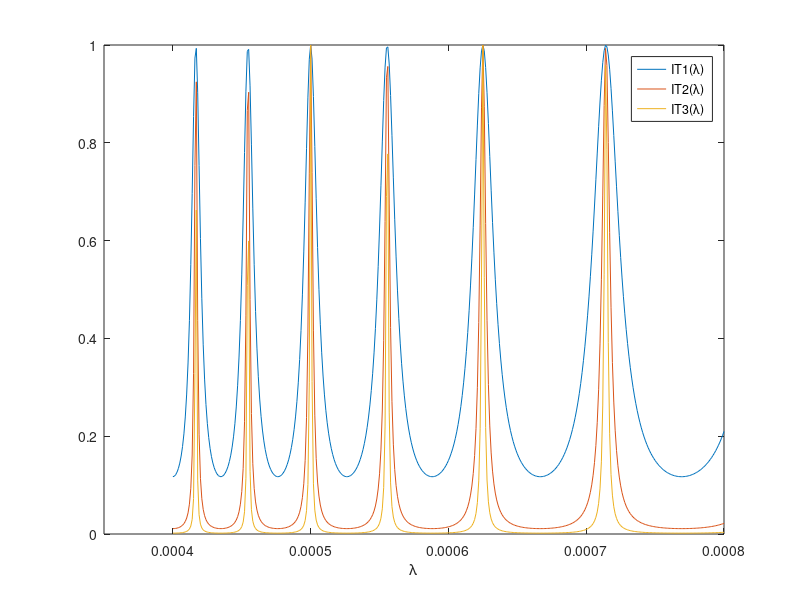

The MATLAB script that drew this image:
% I17FABRYLS

% Fabry-Perot Transmission depending on wavelength. 
% ?ormal incidence. Parameters: reflection coefficient, thickness D, refractive index.
% All length in mm.
% See for global definition.The finess ?g/2 is ?/ ??.
function I17FABRYLS;
% Delta = 2*pi/Lamda   2D (n2) cos(Theta2)
n2 = 1;
r1 = 0.7;
r2 = 0.9;
r3 = 0.97;
D = 0.0025;
Lamda = (0.0004:0.000001:0.0008);


g1 = (2*r1)/(1-r1^2);
g2 = (2*r2)/(1-r2^2);
g3 = (2*r1)/(1-r3^2);

IT1 = 1./(1+(g1^2)*((sin(2*(pi./Lamda)*D*n2)).^2));
IT2 = 1./(1+(g2^2)*((sin(2*(pi./Lamda)*D*n2)).^2));
IT3 = 1./(1+(g3^2)*((sin(2*(pi./Lamda)*D*n2)).^2));

figure(1);
plot(Lamda,IT1,Lamda,IT2,Lamda,IT3);
axis([3.5e-4 8e-4 0 1]);
xlabel('\lambda');
legend('IT1(\lambda)','IT2(\lambda)','IT3(\lambda)');
